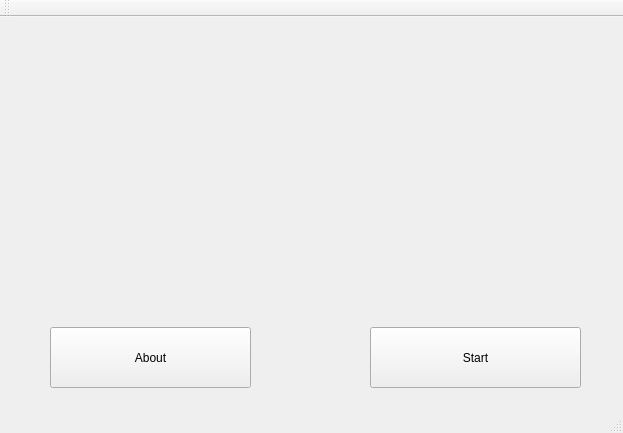
<?xml version="1.0" encoding="UTF-8"?>
<ui version="4.0">
 <class>MainWindow</class>
 <widget class="QMainWindow" name="MainWindow">
  <property name="geometry">
   <rect>
    <x>0</x>
    <y>0</y>
    <width>623</width>
    <height>433</height>
   </rect>
  </property>
  <property name="windowTitle">
   <string>MainWindow</string>
  </property>
  <widget class="QWidget" name="centralWidget">
   <widget class="QPushButton" name="pushButton">
    <property name="geometry">
     <rect>
      <x>50</x>
      <y>310</y>
      <width>201</width>
      <height>61</height>
     </rect>
    </property>
    <property name="text">
     <string>About</string>
    </property>
   </widget>
   <widget class="QPushButton" name="pushButton_2">
    <property name="geometry">
     <rect>
      <x>370</x>
      <y>310</y>
      <width>211</width>
      <height>61</height>
     </rect>
    </property>
    <property name="text">
     <string>Start</string>
    </property>
   </widget>
   <widget class="QLabel" name="label">
    <property name="geometry">
     <rect>
      <x>160</x>
      <y>0</y>
      <width>311</width>
      <height>311</height>
     </rect>
    </property>
    <property name="text">
     <string/>
    </property>
    <property name="pixmap">
     <pixmap resource="pics.qrc">:/new/images/DJMax.jpg</pixmap>
    </property>
   </widget>
   <zorder>label</zorder>
   <zorder>pushButton</zorder>
   <zorder>pushButton_2</zorder>
  </widget>
  <widget class="QMenuBar" name="menuBar">
   <property name="geometry">
    <rect>
     <x>0</x>
     <y>0</y>
     <width>623</width>
     <height>22</height>
    </rect>
   </property>
  </widget>
  <widget class="QToolBar" name="mainToolBar">
   <attribute name="toolBarArea">
    <enum>TopToolBarArea</enum>
   </attribute>
   <attribute name="toolBarBreak">
    <bool>false</bool>
   </attribute>
  </widget>
  <widget class="QStatusBar" name="statusBar"/>
 </widget>
 <layoutdefault spacing="6" margin="11"/>
 <resources>
  <include location="pics.qrc"/>
 </resources>
 <connections/>
</ui>
